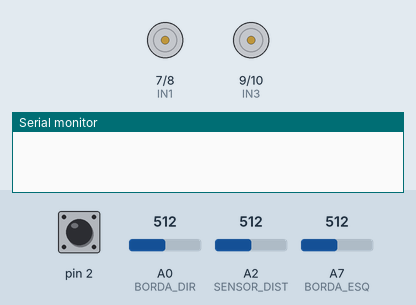
Bench run of a sketch on a simulated Arduino Nano, built with avr-gcc and run on an emulated ATmega328P. Shown: motor-driver pin pairs drawn as motors (green arrow = first pin HIGH = forward, orange = second pin HIGH = backward, longer = more drive, scaled by the enable pin), the last lines printed to the serial monitor. The inputs (shaded band) are chosen by the test bench; at power-on: pin 2 HIGH, A0 (BORDA_DIR) = 512, A7 (BORDA_ESQ) = 512, A2 (SENSOR_DIST) = 512.

Above: at 0.8 s.
0.9 s: pin 2 pulled LOW for 0.15 s
4.0 s: A0 (BORDA_DIR) set to 357
7.0 s: A0 (BORDA_DIR) set to 333
At 7.5 s:
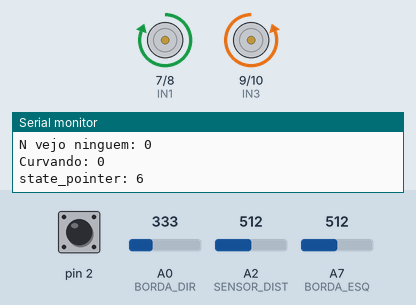
10.0 s: A0 (BORDA_DIR) set to 360
At 10.9 s:
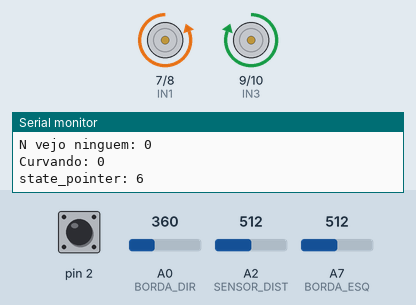
11.5 s: A7 (BORDA_ESQ) set to 359
13.0 s: A7 (BORDA_ESQ) set to 337
At 13.5 s:
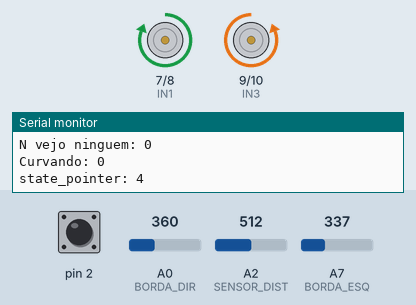
Timing chart, 0 to 16.0 s (numbered marks = the images above; inputs shaded):
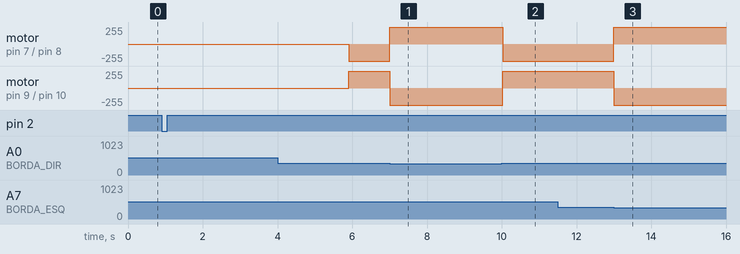

Measured:
- the behaviour switches between 351 and 350 on A0 (BORDA_DIR) (found by bisection; images 0 and 1)
- the behaviour switches between 351 and 350 on A7 (BORDA_ESQ) (found by bisection; images 2 and 3)
- after the input at 7.0 s, motor on pin 7 (IN1) / pin 8 (IN2): backward 255/255 → forward 255/255 at once; motor on pin 9 (IN3) / pin 10 (IN4): forward 255/255 → backward 255/255 at once
- after the input at 10.0 s, motor on pin 7 (IN1) / pin 8 (IN2): forward 255/255 → backward 255/255 at once; motor on pin 9 (IN3) / pin 10 (IN4): backward 255/255 → forward 255/255 at once
- after the input at 13.0 s, motor on pin 7 (IN1) / pin 8 (IN2): backward 255/255 → forward 255/255 at once; motor on pin 9 (IN3) / pin 10 (IN4): forward 255/255 → backward 255/255 at once

The sketch:

somzim_3.ino
```cpp
#define ENA 6
#define IN1 7 // Positivo do motor esquerdo
#define IN2 8
// Motor direito
#define IN3 9     // Positivo motor direito
#define IN4 10
#define ENB 11
#define BORDA_ESQ A7
#define BORDA_DIR A0
#define LIMIAR_BORDA 350
#define SENSOR_DIST A2


int state_pointer;
int temp_init, temp_atual, delta;
enum States {Initialize, Go_ahead, Detect_border, Go_back, Search, Rotate, Atropela_Piranha};
char Direction;

int mediaSensor[10] = {0, 0, 0, 0, 0, 0, 0, 0, 0, 0};

long time_init_curva = 0;
long time_curva = 0;
const int time_limit_curva = 500;

int distancia;

bool curvando = false;
bool nao_vejo_ninguem = true;
bool ta_na_borda = false;

long time_serial = 0;
const int intervalo_serial = 700;

void setup() {
  pinMode(2, INPUT_PULLUP);
  for(int i = 6; i < 12; i++)
        pinMode(i, OUTPUT);
  while (digitalRead(2) != 0)
  {
    state_pointer = Initialize;
  }
  temp_init = millis();
  Serial.begin(9600);
}

void loop() {
    switch (state_pointer)
    {
    case Initialize:
        Conta_5s();
        break;

    case Go_ahead:
        Direction = 'T';
        praFrente(70, Direction);
        state_pointer = Detect_border;
        break;

    case Search:
        verificaSensor();
        if(nao_vejo_ninguem && !curvando)
            state_pointer = Go_ahead;
        if(!nao_vejo_ninguem && !ta_na_borda)
            state_pointer = Atropela_Piranha;
        //else
        //    state_pointer = Detect_border;

        break;

    case Detect_border:
        verificaBorda();
        break;

    case Go_back:
        praTras(50, Direction);
        state_pointer = Detect_border;
        break;

    case Rotate:
        praTras(100, 'T');
        delay(100);
        curva(100, 100, Direction);
        state_pointer = Search;
        break;

    case Atropela_Piranha:
        Direction = 'T';
        praFrente(100, Direction);
        state_pointer = Detect_border;

    default:
        break;
    }

  timers();

  if(millis() - time_serial >= intervalo_serial)
  {
      plotaCoisas();
      time_serial = millis();
  }

}

void curva(int nivel, int vel, char lado)
{
    time_init_curva = millis();
    int desnivel = vel - nivel;

    if(lado == 'E')
    {
        praTras(vel, 'E');
        praTras(desnivel, 'D');
    }
    else
    {
        praTras(vel, 'D');
        praTras(desnivel, 'E');
    }
    curvando = true;

}

void Conta_5s()
{
  temp_atual = millis();
  delta = temp_atual - temp_init;
  if (delta >= 5000)
  {
    Direction = 'T';
    state_pointer = Go_ahead;
  }
}

int prct(int perc)
{
    int pwm = map(perc, 0, 100, 0, 255);
    return pwm;
}

void praFrente(int velocidade, char qual)
{
  velocidade = prct(velocidade);

    if(qual == 'D')
    {
        // Velocidade
        analogWrite(ENB, velocidade);

        // Motor direito
        digitalWrite(IN3, HIGH);
        digitalWrite(IN4, LOW);
    }
    else if(qual == 'E')
    {
        // Velocidade
        analogWrite(ENA, velocidade);

        // Motor esquerdo
        digitalWrite(IN1, LOW);
        digitalWrite(IN2, HIGH);
    }
    else
    {
        // Velocidade
        analogWrite(ENA, velocidade);
        analogWrite(ENB, velocidade);

        // Motor esquerdo
        digitalWrite(IN1, LOW);
        digitalWrite(IN2, HIGH);

        // Motor direito
        digitalWrite(IN3, HIGH);
        digitalWrite(IN4, LOW);

        curvando = false;
    }

}

void verificaBorda()
{
    int bordaD = analogRead(BORDA_DIR);
    int bordaE = analogRead(BORDA_ESQ);


    /*if(millis() - time_serial >= intervalo_serial)
    {
        Serial.print(bordaD); Serial.print("\t");
        Serial.println(bordaE);
    }*/

    if( (bordaD <= LIMIAR_BORDA) && (bordaE <= LIMIAR_BORDA) )
    {
        Direction = 'E';
        state_pointer = Rotate;
        praTras(100, 'T');
        delay(200);
        ta_na_borda = true;
    }
    else if(bordaD <= LIMIAR_BORDA)
    {
        Direction = 'E';
        state_pointer = Rotate;
        ta_na_borda = true;
    }
     else if(bordaE <= LIMIAR_BORDA)
    {
        Direction = 'D';
        state_pointer = Rotate;
        ta_na_borda = true;
    }
    else
    {
        state_pointer = Search;
        ta_na_borda = false;
    }

}

void praTras(int velocidade, char qual)
{
    velocidade = prct(velocidade);

    if(qual == 'D')
    {
        // Velocidade
        analogWrite(ENB, velocidade);

        // Motor direito
        digitalWrite(IN3, LOW);
        digitalWrite(IN4, HIGH);
    }
    else if(qual == 'E')
    {
        // Velocidade
        analogWrite(ENA, velocidade);

        // Motor esquerdo
        digitalWrite(IN1, HIGH);
        digitalWrite(IN2, LOW);
    }
    else
    {
        // Velocidade
        analogWrite(ENA, velocidade);
        analogWrite(ENB, velocidade);

        // Motor esquerdo
        digitalWrite(IN1, HIGH);
        digitalWrite(IN2, LOW);

        // Motor direito
        digitalWrite(IN3, LOW);
        digitalWrite(IN4, HIGH);

        curvando = false;
    }

}

void timers()
{
    time_curva = millis() - time_init_curva;

    if( (time_curva >= time_limit_curva) && nao_vejo_ninguem && curvando )
    {
        state_pointer = Go_ahead;
        curvando = false;
        Serial.println("PASSOU POR AQUI");
    }
    else if(!nao_vejo_ninguem && curvando)
    {
        state_pointer = Atropela_Piranha;
        curvando = false;
    }
}

void verificaSensor()
{
    int leitura_dist = analogRead(SENSOR_DIST);

    // Obtenção do valor em Volts através da formula ( valorAnalógico * (5/1023) )
    float valorVolts = leitura_dist * (5.0/1023.0);

    // Formula para cálculo da distância levando em consideração o valor em volts
    int distancia_m = 4800 / (valorVolts * 200 - 20 );

    for(int i = 0; i < 9; i++)
        mediaSensor[i] = mediaSensor[i + 1];
    mediaSensor[9] = distancia_m;
    int soma = 0;

    for (int i = 0; i < 10; i++)
        soma += mediaSensor[i];
    distancia = soma / 10;


    if( (distancia <= 35) && (distancia > 0))
        nao_vejo_ninguem = false;
    else
        nao_vejo_ninguem = true;

}
void plotaCoisas()
{
    Serial.print("Distância: "); Serial.println(distancia);
    Serial.print("N vejo ninguem: "); Serial.println(nao_vejo_ninguem);
    Serial.print("Curvando: "); Serial.println(curvando);
    Serial.print("state_pointer: ");Serial.println(state_pointer);
    Serial.println();
}
```
